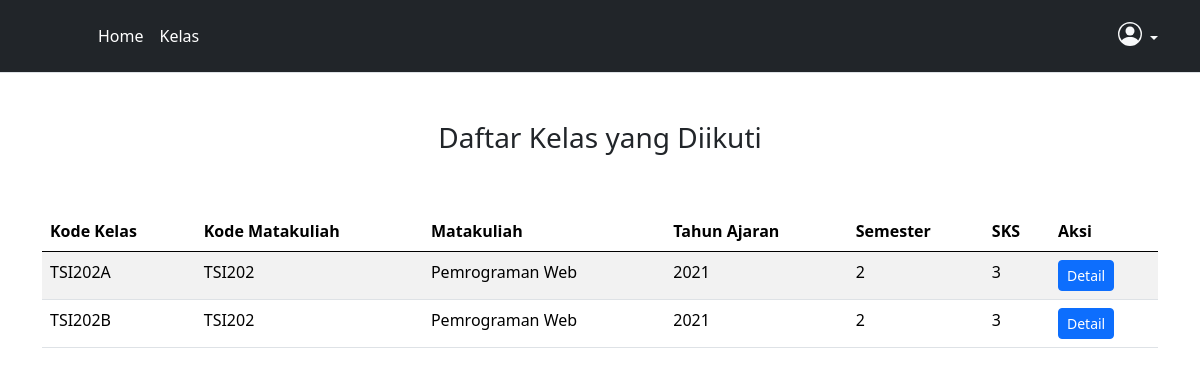
The app's page /daftar_kelas_mhs.php (signed in) with its own data.
### tables this page shows
CREATE TABLE `krs` (
  `krs_id` int(11) NOT NULL,
  `kelas_id` int(11) NOT NULL,
  `mahasiswa_id` int(11) NOT NULL
);

CREATE TABLE `kelas` (
  `kelas_id` int(11) NOT NULL,
  `kode_kelas` varchar(50) NOT NULL,
  `kode_matkul` varchar(50) NOT NULL,
  `nama_matkul` varchar(50) NOT NULL,
  `tahun` int(11) NOT NULL,
  `semester` int(11) NOT NULL,
  `sks` int(11) NOT NULL
);

### daftar_kelas_mhs.php (the view, shortened to what this page needs)
<?php
require_once('_headermhs.php');
include 'database.php';
$mahasiswa_id = $_SESSION['id'];
$sql     = "SELECT * FROM krs JOIN kelas USING(kelas_id) WHERE mahasiswa_id = '$mahasiswa_id'";
$query   = $db->query($sql);
?>
<div class="container">
	<div class="row">
		<div class="col text-center my-5">
			<h3>Daftar Kelas yang Diikuti</h3>
		</div>
	</div>
	<div class="row">
		<div class="col">
			<table class="table table-striped">
				<thead>
					<tr>
						<th>Kode Kelas</th>
						<th>Kode Matakuliah</th>
						<th>Matakuliah</th>
						<th>Tahun Ajaran</th>
						<th>Semester</th>
						<th>SKS</th>
						<th>Aksi</th>
					</tr>
				</thead>
				<tbody>
					<?php while ($data = mysqli_fetch_array($query)) { ?>
						<tr>
							<td><?= $data['kode_kelas']; ?></td>
							<td><?= $data['kode_matkul']; ?></td>
							<td><?= $data['nama_matkul']; ?></td>
							<td><?= $data['tahun']; ?></td>
							<td><?= $data['semester']; ?></td>
							<td><?= $data['sks']; ?></td>
							<td>
								<a href="detail_kelas_mhs.php?kelas_id=<?= $data['kelas_id']; ?>" class="btn btn-primary btn-sm">Detail</a>
							</td>
						</tr>
					<?php } ?>
			</table>
		</div>
	</div>
</div>

### style.css (style rules this page uses)
body { background-color: rgba(255, 255, 255, 0.979); }

### records on screen
krs: kelas.kode_kelas "TSI202A", kelas.kode_matkul "TSI202", kelas.nama_matkul "Pemrograman Web", kelas.tahun "2021", kelas.semester "2", kelas.sks "3"
krs: kelas.kode_kelas "TSI202B", kelas.kode_matkul "TSI202", kelas.nama_matkul "Pemrograman Web", kelas.tahun "2021", kelas.semester "2", kelas.sks "3"
